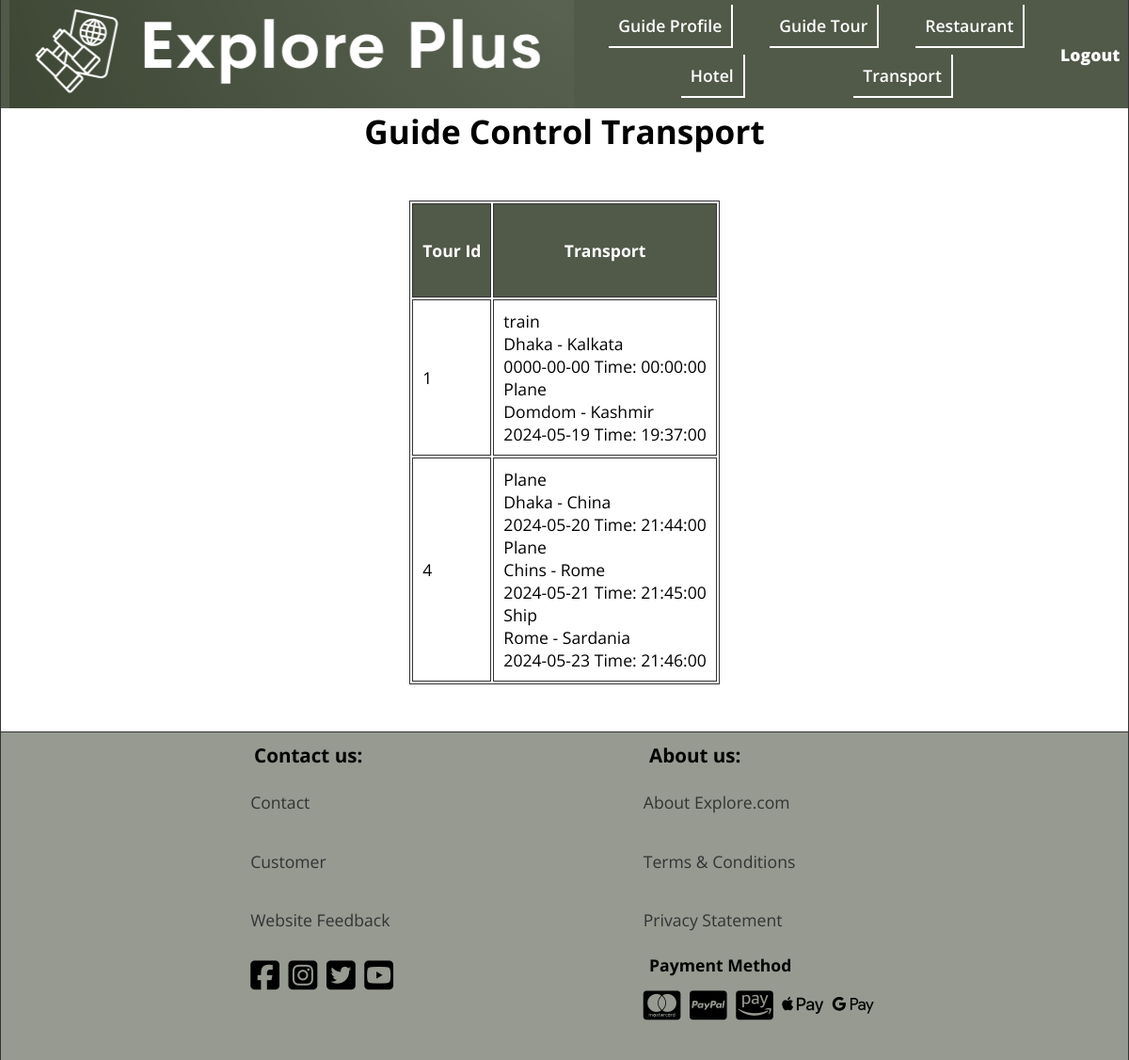
Screenshot of /Admin/guide_transport.php (signed in) with the database file from the repository.
### tables this page shows
CREATE TABLE `tour` (
  `tour_id` int(11) NOT NULL,
  `about` text DEFAULT NULL,
  `place_name` varchar(100) DEFAULT NULL,
  `country` varchar(50) DEFAULT NULL,
  `city` varchar(50) DEFAULT NULL,
  `budget` decimal(10,2) DEFAULT NULL,
  `available_seat` int(11) DEFAULT NULL,
  `start_date` datetime DEFAULT NULL,
  `finish_date` datetime DEFAULT NULL,
  `map` varchar(100) DEFAULT NULL,
  `FAQ` text DEFAULT NULL,
  `menu_id` int(11) DEFAULT NULL,
  `hotel_id` int(11) DEFAULT NULL,
  `guide_username` varchar(50) DEFAULT NULL,
  `photo` blob DEFAULT NULL,
  `continent` varchar(20) NOT NULL,
  `capacity` int(11) NOT NULL
);

CREATE TABLE `transport` (
  `transport_id` int(11) NOT NULL,
  `type` varchar(50) DEFAULT NULL,
  `from_place` varchar(100) DEFAULT NULL,
  `to_place` varchar(100) DEFAULT NULL,
  `price` decimal(10,2) DEFAULT NULL,
  `start_date` date DEFAULT NULL,
  `finish_date` date DEFAULT NULL,
  `finish_time` time DEFAULT NULL,
  `class` varchar(50) DEFAULT NULL,
  `capacity` int(11) DEFAULT NULL,
  `tour_id` int(11) DEFAULT NULL,
  `start_time` time NOT NULL
);

### Admin/guide_transport.php (the view, shortened to what this page needs)
<?php
$conn = mysqli_connect("localhost","root","","explore_plus");
$guide_username = $_SESSION['guide_username'];
$sql = "SELECT t.tour_id ,(t.capacity - t.available_seat) as booked_seat
        FROM guide g
        INNER JOIN  tour t
         ON t.guide_username = g.username
        WHERE g.username = '{$guide_username}'
        group by t.tour_id
        ";
$result = mysqli_query($conn,$sql);
$tours = mysqli_fetch_all($result,MYSQLI_ASSOC);
?>
<!DOCTYPE html>
<html lang="en">
<head>
    <link rel="stylesheet" href="../css/style.css">
    <link rel="stylesheet" href="https://cdnjs.cloudflare.com/ajax/libs/font-awesome/6.5.1/css/all.min.css" />
</head>
<body>
<header class="header admin">
    <div class="header__logo">
        <figure>
            <img src="../img/logo3.png" alt="logo" title="logo" height="115" width="600">
        </figure>
    </div>
    <nav class="header__nav nav__admin">
        <ul class="header__ul header__admin">
            <li><a href="guide_profile.php">Guide Profile</a></li>
            <li><a href="guide_tour.php">Guide Tour</a></li>
            <li><a href="guide_restaurant.php">Restaurant</a></li>
        </ul>
        <ul class="header__ul header__admin">
            <li><a href="guide_hotel.php">Hotel</a></li>
            <li><a href="guide_transport.php">Transport</a></li>
        </ul>
    </nav>
    <div class="admin__logout"><a href="admin_login.php">Logout</a></div>
</header>
<main class="main main__table-container">
    <h1 class="center">Guide Control Transport</h1>
    <table class="main__table transportation">
        <thead>
        <tr>
            <th id="tour-id" scope="col" class="table__head">Tour Id</th>
            <th id="hotel" scope="col" class="table__head">Transport</th>
        </tr>
        </thead>
        <tbody>
        <?php foreach ($tours as $tour): ?>
            <tr>
                <td class="table__item"><?php echo $tour['tour_id']?></td>
                <td class="table__item">
                    <?php
                    $transportsSql =mysqli_query($conn,"SELECT from_place , to_place , type ,trn.start_date ,trn.start_time
                                                                FROM tour t
                                                                INNER JOIN guide g
                                                                ON t.guide_username = g.username
                                                                INNER join transport trn
                                                                on trn.tour_id = t.tour_id
                                                                where g.username = '{$guide_username}' and t.tour_id = '{$tour['tour_id']}'");
                    $transports = mysqli_fetch_all($transportsSql,MYSQLI_ASSOC);
                    foreach ($transports as $transport):
                        echo $transport['type'] . '<br>';
                        echo $transport['from_place'] . " - ".$transport['to_place'].'<br>';
                        echo $transport['start_date'] . "  Time:  " . $transport['start_time'].'<br>';
                    endforeach;
                    ?>
                </td>
            </tr>
        <?php endforeach; ?>
        </tbody>
    </table>
</main>
<footer class="footer admin-foot">
    <div class="footer__contact">
        <h3 class="footer__h3">Contact us:</h3>
        <ul class="footer__ul">
            <li><a href="../footerPage/contact_us.html">Contact</a></li>
            <li><a href="../footerPage/customer.html">Customer</a></li>
            <li><a href="../footerPage/website_feedback.php">Website Feedback</a></li>
        </ul>
        <div class="footer__icons">
            <i class="fa-brands fa-square-facebook"></i>
            <i class="fa-brands fa-square-instagram"></i>
            <i class="fa-brands fa-square-twitter"></i>
            <i class="fa-brands fa-square-youtube"></i>
        </div>
    </div>
    <div class="footer__about">
        <h3 class="footer__h3">About us:</h3>
        <ul class="footer__ul">
            <li><a href="../footerPage/about__us.html">About Explore.com</a></li>
            <li><a href="../footerPage/terms_condition.html">Terms &amp; Conditions</a></li>
            <li><a href="../footerPage/privacy_statement.html">Privacy Statement</a></li>
        </ul>
        <h4 class="footer__h3">Payment Method</h4>
        <div class="footer__icons">
            <i class="fa-brands fa-cc-mastercard"></i>
            <i class="fa-brands fa-cc-paypal"></i>
            <i class="fa-brands fa-cc-amazon-pay"></i>
            <i class="fa-brands fa-apple-pay"></i>
            <i class="fa-brands fa-google-pay"></i>
        </div>
    </div>
</footer>

### css/style.css (style rules this page uses)
*, *::after, *::before { margin: 0; padding: 0; box-sizing: border-box; }
img { display: block; max-width: 100%; height: auto; }
:root { --FF: 'Open Sans', sans-serif; --FS: clamp(1rem,2.2vh,1.5rem); --FS-BIG: 2rem; --FF-HEADING: 'Fugus One', 'Cursive'; --BGCOLOR: #f5f8fe; --BGCOLOR-FADE: #0c93a7; --BGCOLOR-FADE-MAX: #61aeac; --FOOTER-BGCOLOR: #accfd5; --COLOR: #f9efa0; --COLOR-FADE: rgba(248, 223, 171, 0.41); --BODY-BGCOLOR: #fff; --FONT-COLOR: #000; --LIST-BGCOLOR: #f5f7f8; --BORDER-COLOR: #333; --BGIMAGE: linear-gradient(to bottom,var(--BGCOLOR),var(--BGCOLOR-FADE)); --BGIMAGE-MAX: linear-gradient(to bottom,var(--BGCOLOR),var(--BGCOLOR-FADE),var(--BGCOLOR-FADE-MAX)); --HEIGHTLIGHT-BGCOLOR: #439fa8; --HIGHLIGHT-COLOR: #fff; --HEADER-COLOR: #fff; --HEADER-BGCOLOR: #000; --NAV-BGCOLOR: #fff; --HERO-BGCOLOR: rgba(51,178,51,0.75); --BUTTON-BGCOLOR: #000; --BUTTON-COLOR: #fff; --HEADER-LINK-COLOR: #fff; --HEADER-LINK-HOVER: #ffffff; --LINK-COLOR: #333; --LINK-HOVER: rgba(51, 51, 51, 0.5); --ADMIN-BGCOLOR: #515948; --ADMIN-FOOTER-COLOR: rgba(64, 72, 55, 0.55); --BORDER: 1px solid var(--BORDER-COLOR); --BORDER-RADIUS: 15px; --BORDER-LITE-RADIUS: 5px; --PADDING-TB: 0.25em; --PADDING-SIDE: 2.5%; --MARGIN: clamp(1em,2.5vh,1.5em); --TEST1 : #020202; --TEST2: yellow; --TEST3: green; --TEST4: blue; --TEST5: purple; }
.center { text-align: center; }
html { scroll-behavior: smooth; font-size: var(--FS); font-family: var(--FF); background-color: var(--BGCOLOR); background-image: var(--BGIMAGE); background-repeat: no-repeat; background-size: cover; }
body { background-color: var(--BODY-BGCOLOR); min-height: 100vh; max-height: 800vh; min-width: 1200px; margin: 0 auto; border-left: var(--BORDER); border-right: var(--BORDER); box-shadow: 0 0 10px var(--BORDER-COLOR); }
a:any-link { color: var(--LINK-COLOR); text-decoration: none; }
.header { display: flex; justify-content: space-evenly; align-items: center; background-color: #439fa8;; position: sticky; top: 0; z-index: 1; }
.header__ul { font-weight: 600; min-width: 500px; display: flex; justify-content: space-evenly; align-items: center; gap: 10px; padding-bottom: 7px; }
.header__ul li { padding: 10px; border-right: 2px solid white; border-bottom: 2px solid white; }
.admin__logout a { font-weight: 900; color: #ffffff; }
.footer { position: relative; bottom: 0; display: flex; justify-content: space-evenly; border-top: var(--BORDER); background-color: var(--FOOTER-BGCOLOR); padding: var(--PADDING-TB); }
.footer li { padding: 1.1em 0; list-style-type: none; }
.footer__icons { padding-top: 0.5em; padding-bottom: 2em; align-items: center; }
.footer__icons i { font-size: 2rem; padding-right: 5px; }
.footer__h3 { padding: var(--PADDING-TB) var(--PADDING-SIDE); }
.header__ul { list-style-type: none; }
.header__ul a:any-link { color: var(--HEADER-LINK-COLOR); }
.main { min-height: 70vh; }
.main__table { margin: 50px auto; border: var(--BORDER); }
.main__table tr { height: 100px; }
.table__head, .table__item { padding: 10px; border: var(--BORDER); }
.table__head { background-color: var(--ADMIN-BGCOLOR); color: var(--HIGHLIGHT-COLOR); }
.admin { background-color: var(--ADMIN-BGCOLOR); }
.admin-foot { background-color: var(--ADMIN-FOOTER-COLOR); }

### rows the page displays
tour: tour_id "1"
transport: type "train", from_place "Dhaka", to_place "Kalkata", start_date "0000-00-00", start_time "00:00:00"
transport: type "Plane", from_place "Domdom", to_place "Kashmir", start_date "2024-05-19", start_time "19:37:00"
tour: tour_id "4"
transport: type "Plane", from_place "Dhaka", to_place "China", start_date "2024-05-20", start_time "21:44:00"
transport: type "Plane", from_place "Chins", to_place "Rome", start_date "2024-05-21", start_time "21:45:00"
transport: type "Ship", from_place "Rome", to_place "Sardania", start_date "2024-05-23", start_time "21:46:00"
